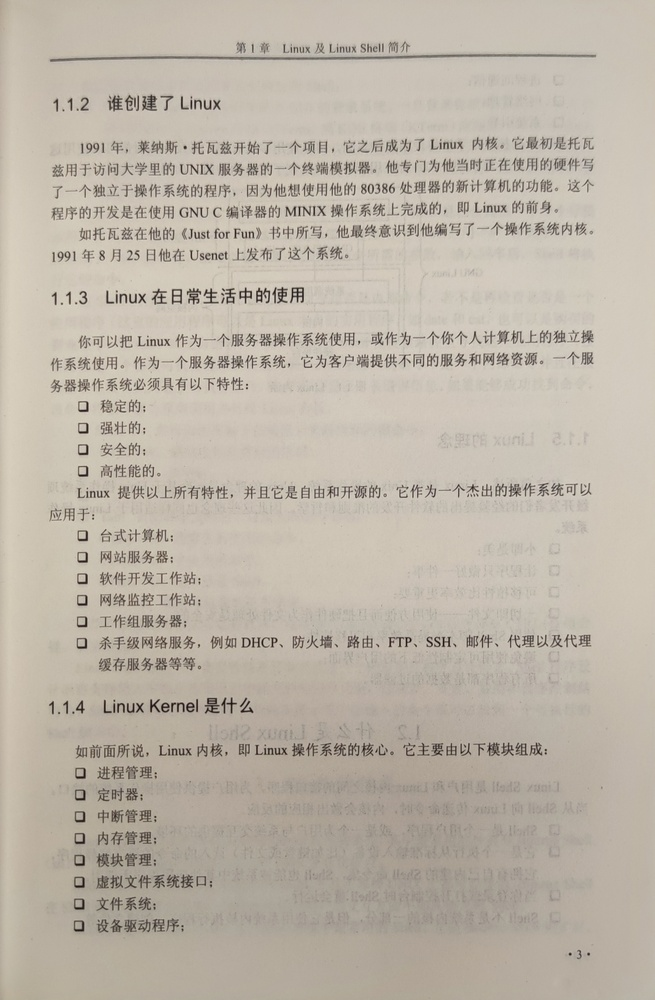
#> input picture data/result1.jpg, 655 x 1000 px, shrunk from 2420 x 3696 before the run, found by its file name
$ python cv_process2.py
#> lines starting #> are read from the running program, lines starting #| are printed output that depends on the picture; after the words box and inside, x2 and y2 are one past the last pixel; in counts of white or black regions, pixels touching at a corner belong together
import numpy as np
from scipy import signal
from PIL import Image

# I = Image.open('./data/result1.jpg')
# I.show()
# I_array = np.array(I)


import cv2
import matplotlib.pyplot as plt
import matplotlib

matplotlib.rcParams['font.sans-serif'] = ['SimHei']     # 显示中文
# 为了坐标轴负号正常显示。matplotlib默认不支持中文，设置中文字体后，负号会显示异常。需要手动将坐标轴负号设为False才能正常显示负号。
matplotlib.rcParams['axes.unicode_minus'] = False


# 读取灰度图像
img = cv2.imread('./data/result1.jpg', 0)
#> img: shape (1000, 655); min 14, max 223, mean 181.5
plt.subplot(1, 2, 1)
plt.imshow(img, cmap='gray')
plt.title("原图")


# 1.全局阈值法
ret, mask_all = cv2.threshold(src=img,                  # 要二值化的图片
                              thresh=127,               # 全局阈值
                              maxval=255,               # 大于全局阈值后设定的值
                              type=cv2.THRESH_BINARY)   # 设定的二值化类型，THRESH_BINARY：表示小于阈值置0，大于阈值置填充色
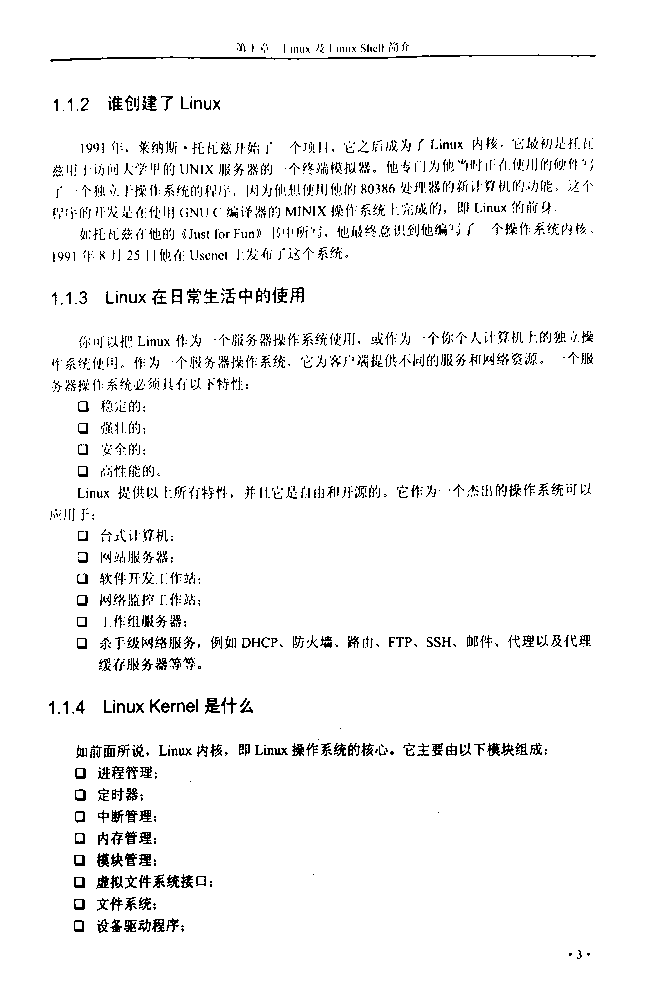
#> mask_all: shape (1000, 655); 95.9% white; black in thin lines or dots, all inside (x1, y1, x2, y2) = (49, 42, 596, 959)
print("全局阈值的shape: ", mask_all.shape)
#| 全局阈值的shape:  (1000, 655)
plt.subplot(1, 2, 2)
plt.imshow(mask_all, cmap='gray')
plt.title("全局阈值")
plt.show()
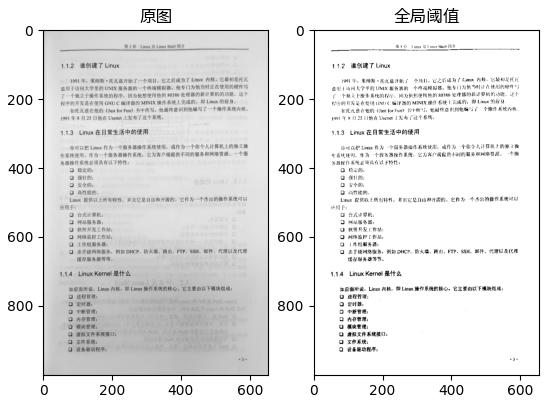
#> figure drawn by matplotlib, 2 panels
